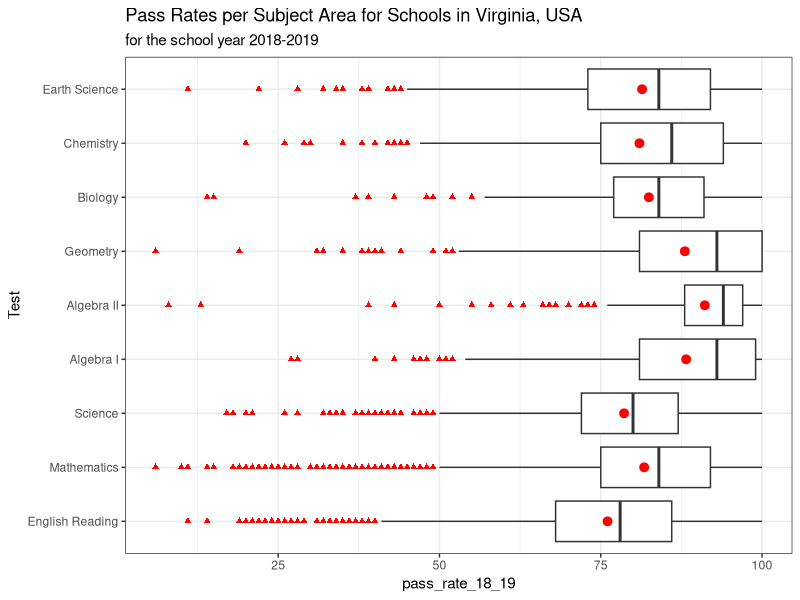

The R source for this figure:
## ---- chunk 1
knitr::opts_chunk$set(echo = TRUE)
## ---- chunk 2
library(tidyverse)
## ---- chunk 3
schools <- read_csv("../data/2020-2021-school-test-by-test.csv", skip =2)

schools %>% head
## ---- chunk 4
# There is a "<" character that needs to be counted as NA
schools$`2018-2019 Pass Rate` %>% unique()
## ---- chunk 5
# setting the NA values to include "<" because there was not a value given or key for what the "<" indicates 
schools %>% 
  mutate(sch_type = parse_factor(`Sch Type`)) %>% 
  mutate(pass_rate_18_19 = parse_integer(`2018-2019 Pass Rate`, 
                                         na = c("", "NA", NA, "<"), 
                                         trim_ws = TRUE), 
         pass_rate_20_21 = parse_integer(`2020-2021 Pass Rate`, 
                                         na = c("", "NA", NA, "<"), 
                                         trim_ws = TRUE),
         county = `Div Name`) -> schools
  
# checking to make sure they're all numbers
filter(schools, is.character(pass_rate_20_21))
## ---- chunk 6
schools %>% 
  # selecting necessary columns rather than whole dataset
  select(county, sch_type, `Sch Name`, Test, Grade, pass_rate_18_19, pass_rate_20_21) %>% 
  # calculating point difference between pre- and post-pandemic
  mutate(point_diff =  pass_rate_20_21 - pass_rate_18_19) %>% 
  # creating percent change column
  mutate(pct_change = (point_diff/pass_rate_18_19)*100) %>% 
  # changing into categorical variable
  mutate(Test = parse_factor(Test)) -> schools

schools %>% glimpse()
## ---- chunk 7
schools %>% 
  summarise(`Sch Name`) %>%  
  unique() %>% 
  nrow
## ---- chunk 8
schools %>% 
  summarise(county) %>% 
  unique() %>% 
  nrow()
## ---- chunk 9
schools %>% 
  group_by(county, `Sch Name`) %>% 
  summarise(county, `Sch Name`) %>% 
  unique() %>% 
  group_by(county) %>% 
  summarise(count = n()) %>% 
  arrange(-count)
## ---- chunk 10
schools %>% 
  summarise(sch_type) %>%  
  unique()
## ---- chunk 11
schools$Test %>% levels()
## ---- chunk 12
schools %>% 
  ggplot(aes(x = pass_rate_18_19, y = Test)) +
  geom_boxplot(outlier.shape = "triangle", outlier.color = "red") + 
  theme_bw() +
  stat_summary(fun = mean, color = "red") + 
  ggtitle("Pass Rates per Subject Area for Schools in Virginia, USA", 
          subtitle = "for the school year 2018-2019")
